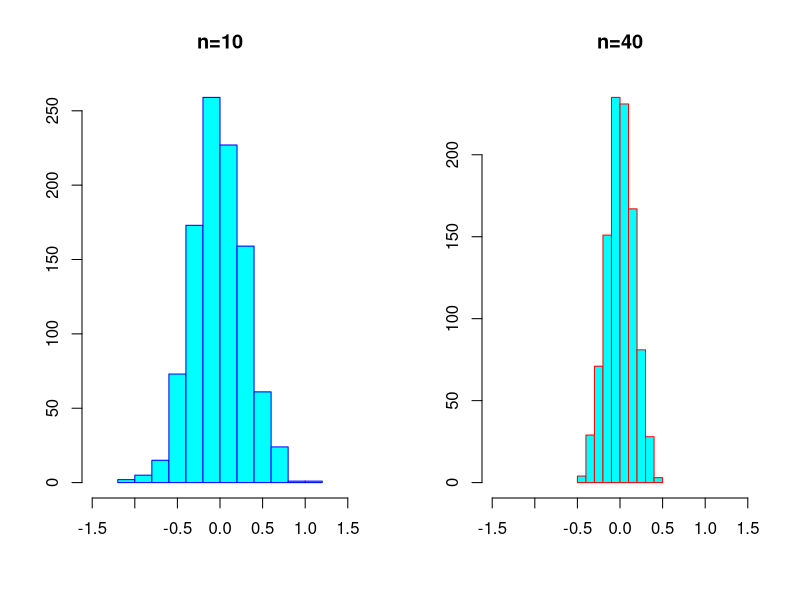
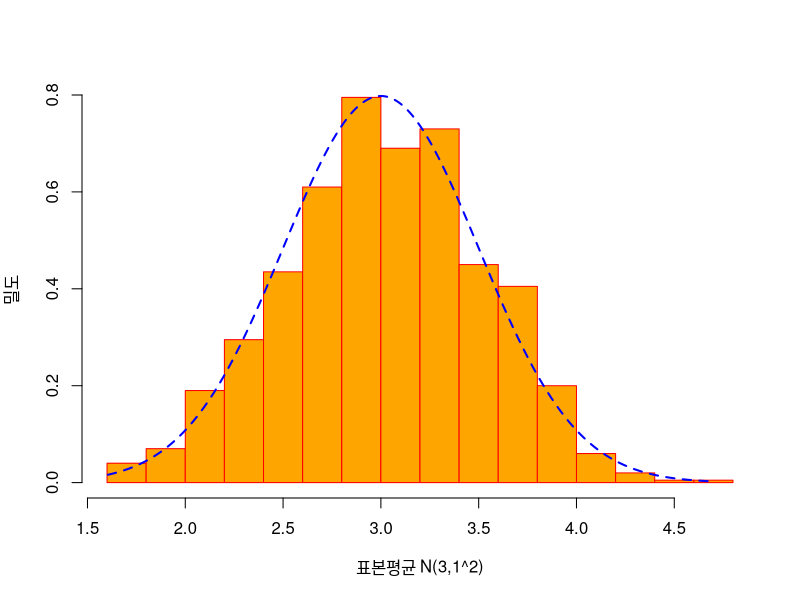
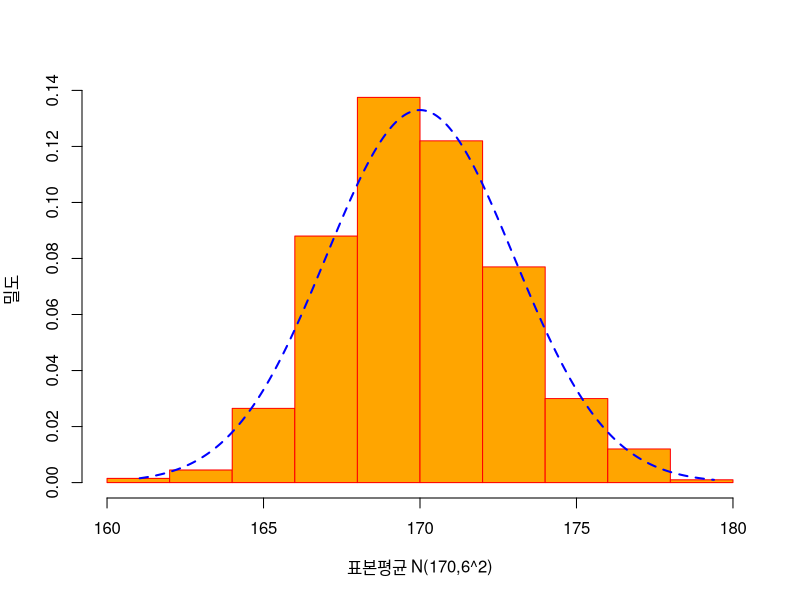
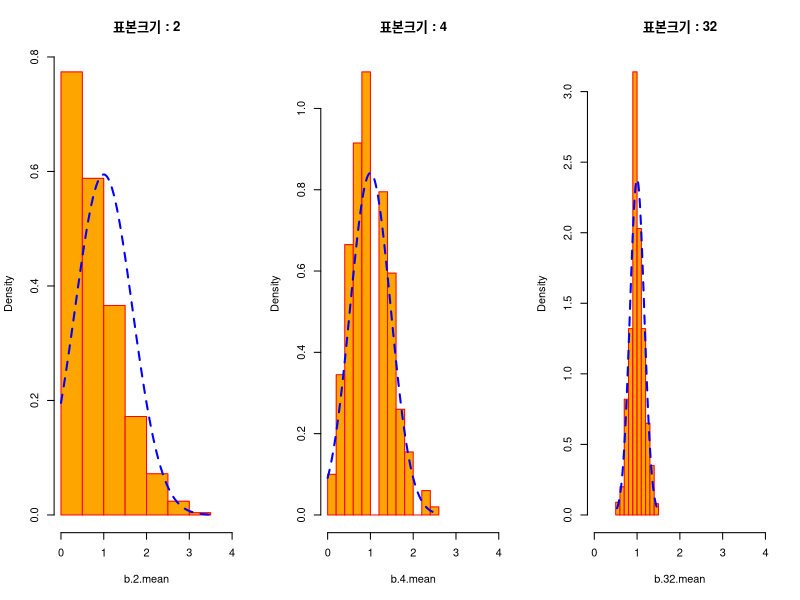

These charts were generated, in order, by the following R code:
setwd("D:/Workplace/Statistical_Analysis_R/ch04")

# Ex 4-1

m10 <- rep(NA,1000)
m40 <- rep(NA,1000)
set.seed(9)
for (i in 1:1000) {
  m10[i] <- mean(rnorm(10))
  m40[i] <- mean(rnorm(40))
}

options(digits=4)
c(mean(m10),sd(m10))
c(mean(m40),sd(m40))

par(mfrow=c(1,2))
hist(m10,xlim=c(-1.5,1.5),main="n=10",xlab="",ylab="",
     col="cyan",border="blue")
hist(m40,xlim=c(-1.5,1.5),main="n=40",xlab="",ylab="",
     col="cyan",border="red")
par(mfrow=c(1,1))


# Ex 4-2

set.seed(9)
n <- 1000
r.1.mean <- rep(NA,n)
r.2.mean <- rep(NA,n)
for (i in 1:n) {
  r.1.mean[i] <- mean(rnorm(4,3,1))
  r.2.mean[i] <- mean(rnorm(4,170,6))
}

options(digits=4)
c(mean(r.1.mean),sd(r.1.mean))
c(mean(r.2.mean),sd(r.2.mean))

hist(r.1.mean,prob=T,xlab="표본평균 N(3,1^2)",ylab="밀도",
     main="",col="orange",border="red")
x1 <- seq(min(r.1.mean),max(r.1.mean),length=1000)
y1 <- dnorm(x1,3,1/sqrt(4))
lines(x1,y1,lty=2,lwd=2,col="blue")

hist(r.2.mean,prob=T,xlab="표본평균 N(170,6^2)",ylab="밀도",
     main="",col="orange",border="red")
x2 <- seq(min(r.2.mean),max(r.2.mean),length=1000)
y2 <- dnorm(x2,170,6/sqrt(4))
lines(x2,y2,lty=2,lwd=2,col="blue")


# Ex 4-3

set.seed(9)
t <- 10
p <- 0.1
x <- 0:10
n <- 1000
b.2.mean <- rep(NA,n)
b.4.mean <- rep(NA,n)
b.32.mean <- rep(NA,n)

for (i in 1:n) {
  b.2.mean[i] <- mean(rbinom(2,t,p))
  b.4.mean[i] <- mean(rbinom(4,t,p))
  b.32.mean[i] <- mean(rbinom(32,t,p))
}

options(digits=4)
c(mean(b.2.mean),sd(b.2.mean))
c(mean(b.4.mean),sd(b.4.mean))
c(mean(b.32.mean),sd(b.32.mean))

par(mfrow=c(1,3))
hist(b.2.mean,prob=T,xlim=c(0,4),main="표본크기 : 2",
     col="orange",border="red")
x1 <- seq(min(b.2.mean),max(b.2.mean),length=1000)
y1 <- dnorm(x1,mean=1,sd=sqrt(0.9)/sqrt(2))
lines(x1,y1,lty=2,lwd=2,col="blue")
hist(b.4.mean,prob=T,xlim=c(0,4),main="표본크기 : 4",
     col="orange",border="red")
x2 <- seq(min(b.4.mean),max(b.4.mean),length=1000)
y2 <- dnorm(x2,mean=1,sd=sqrt(0.9)/sqrt(4))
lines(x2,y2,lty=2,lwd=2,col="blue")
hist(b.32.mean,prob=T,xlim=c(0,4),main="표본크기 : 32",
     col="orange",border="red")
x3 <- seq(min(b.32.mean),max(b.32.mean),length=1000)
y3 <- dnorm(x3,mean=1,sd=sqrt(0.9)/sqrt(32))
lines(x3,y3,lty=2,lwd=2,col="blue")
par(mfrow=c(1,1))
  
  

